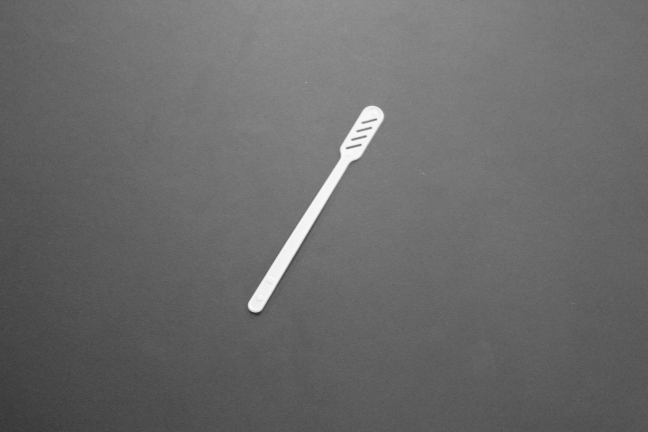
#> input picture data/spoon/IMG_3408.JPG, 1296 x 864 px, given as the content of the folder ../data/tea_cup, which was not available (shown at 1/2 size)
$ python preprocess.py   (Python 2 division)   (older library calls are emulated)
#> lines starting #> are read from the running program, lines starting #| are printed output that depends on the picture; pictures that were not available may be replaced by others from this repository, and a replacement may not be noted
### src/image_utils.py
import Image
from os import listdir,makedirs,path
from utils import do_one_or_list
import numpy as np


def load_all_images(directory):
    """ Return a list with all images from DIRECTORY. """
#> called with directory = '../data/tea_cup'
    return [Image.open(directory + '/' + filename) for filename in listdir(directory)]

# [6 lines left out: function save_all_images, not called in this run]

def resize(images, size):
    """ Resize all IMAGES to SIZE. """
    return do_one_or_list(images, lambda i: i.resize(size, Image.ANTIALIAS))

def to_grayscale(images):
    """ Convert IMAGES to grayscale. """
    return do_one_or_list(images, lambda i: i.convert('L'))

def to_vector(images):
    """ Convert IMAGES to one-dimensional vectors, with elements of the vector
    being either tuples in case of color image, or just integers for grayscale
    images.
    """
    return do_one_or_list(images, lambda i: np.copy(np.asarray(i.getdata())))

# [7 lines left out: function to_image, not called in this run]

# [16 lines that do not run on import are left out]

### src/dataset.py
import numpy as np
from image_utils import load_all_images,to_grayscale,to_vector
from utils import flatten


def load_dataset(directories=['data/tea_cup', 'data/spoon', 'data/apple']):
    """ Load classes from DIRECTORIES and generate X and Y matrices. """
    classes = map(load_all_images, directories)
#> call 2 of load_all_images, with directory = '../data/spoon'
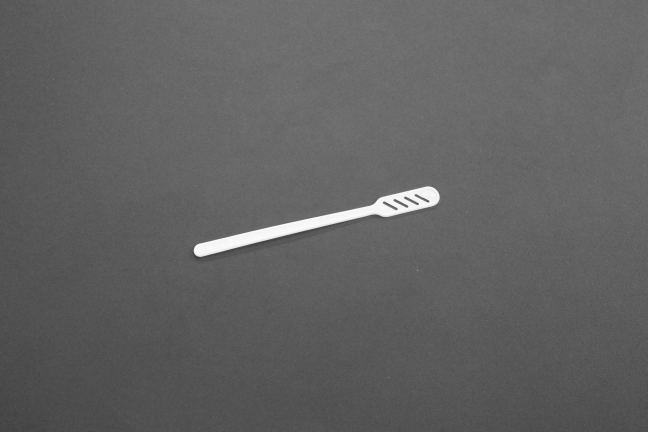
#> input picture data/spoon/IMG_3409.JPG, 1296 x 864 px (shown at 1/2 size)
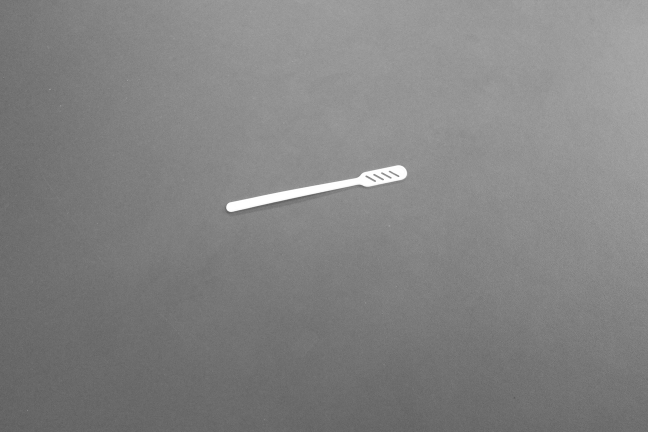
#> input picture data/spoon/IMG_3410.JPG, 1296 x 864 px (shown at 1/2 size)
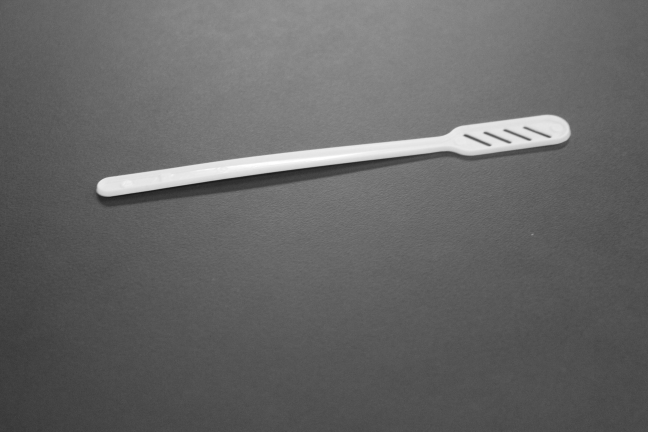
#> input picture data/spoon/IMG_3411.JPG, 1296 x 864 px (shown at 1/2 size)
#> classes = 2 items
    X = flatten([to_vector(to_grayscale(clss)) for clss in classes])
#> X = 5 items
    Y = flatten([[l] * len(clss) for l, clss in enumerate(classes)])
#> Y = [0, 1, 1, 1, 1]
    return np.array(X), np.array(Y)

### src/utils.py
import numpy as np

def do_one_or_list(item, f):
    """ Apply F on either every element of ITEM, if ITEM is a list, or just
    on ITEM as a single element otherwise.
    """
    if type(item) == list or type(item) == np.ndarray:
        return map(f, item)
    return f(item)

def flatten(lst):
    """ Flatten shallow list LST. """
    return [e for l2 in lst for e in l2]

# [8 lines left out: function linear_search, not called in this run]

def interpolate(a, b, t):
    """ Interpolate between values A and B by T (0 <= T <= 1). """
    return (1-t) * a + t * b

### src/preprocess.py
from sklearn.base import BaseEstimator, TransformerMixin
from sklearn.decomposition import PCA
import numpy as np

class NoScaler(BaseEstimator, TransformerMixin):
    def __init__(self):
        pass

    def fit(self, x):
        return x

    def transform(self, x):
        return x

    def fit_transform(self, x):
        return x

    def inverse_transform(self, x):
        return x

class Scaler(BaseEstimator, TransformerMixin):
    """ Class used for scaling the dataset x.
        Removes the mean and than scales to values from [-1, 1].
        Implements inverse_transform method.

        Args:
        axis: if 1, standardize samples (rows)
              if 0, standardize features (columns)
    """

    def __init__(self, axis=1):
        assert axis in [0,1]
        self.axis = axis

    def fit(self, x):
        shape = (len(x), 1) if self.axis == 1 else (1, len(x[0]))
        self.means = np.mean(x, self.axis).reshape(shape)
        self.maxs = np.max(np.abs(x - self.means), self.axis).reshape(shape)

    def transform(self, x):
        return np.nan_to_num((x - self.means)/self.maxs)

    def fit_transform(self, x):
        self.fit(x)
        return self.transform(x)

    def inverse_transform(self, x):
        return (x*self.maxs) + self.means

class Preprocess(BaseEstimator, TransformerMixin):
    """ Class used for preprocessing dataset x.
        Standard scaling and PCA transformation
        are performed.

        Args:
        pca_n: if integer, pca_n main components are selected
               if 0 < pca_n < 1, selects n components so that
               the fraction of explained variance is greater than pca_n

        Notes:
        Call fit than transform instead of fit_transform to get
        the variance explained printed.
    """

    def __init__(self, pca_n=None, scaler=Scaler(axis=1)):
        self.pca = PCA(pca_n)
        self.scaler = scaler

    def fit(self, x):
        self.pca.fit(self.scaler.fit_transform(x))
        print "Variance explained:", np.sum(self.pca.explained_variance_ratio_)

    def transform(self, x):
        return self.pca.transform(self.scaler.transform(x))

    def fit_transform(self, x):
        """ Override fit_transform to avoid calling transform
            twice on the standard scaler (in fit and transform)
        """
        return self.pca.fit_transform(self.scaler.fit_transform(x))

    def inverse_transform(self, x, only_pca=False):
        """ First undo the PCA transformation, then undo the scaling unless only_pca """
        if only_pca:
            return self.pca.inverse_transform(x)
        return self.scaler.inverse_transform(self.pca.inverse_transform(x))


if __name__ == '__main__':
    from dataset import load_dataset
    x,y = load_dataset(['../data/tea_cup', '../data/spoon'])
#> y = [0, 1, 1, 1, 1]

    # Test fit -> transform vs fit_transform
    p = Preprocess(0.7)
    p.fit(x)
    x2 = p.transform(x)
#> x2 = [[35.4, 64.2], [35.4, 64.2], [40.95, -82.79], [22.61, -46.39], [-134.4, 0.787]]
    x3 = p.fit_transform(x)
#> x3 has the same summary as x2
    assert np.all(np.isclose(x2, x3))

    # Test inverse transform.
    # With all PCA components retained, the inverse should be equal original.
    p2 = Preprocess()
    x4 = p2.fit_transform(x)
#> x4 = [[35.4, 64.2, -8.4, -3.23e-13, 5.28e-13], [35.4, 64.2, -8.4, -1.97e-12, -2.92e-13], [40.95, -82.79, -62.25, -1.14e-12, 1.18e-13], [22.61, -46.39, 87.7, -1.14e-12, 1.18e-13], [-134.4, 0.787, -8.64, -1.14e-12, 1.18e-13]]
    x5 = p2.inverse_transform(x4)
    assert np.all(np.isclose(x5, x))
